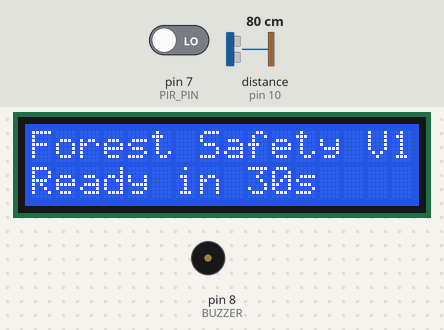
The sketch below on a simulated Arduino Uno, built with avr-gcc and run on an emulated ATmega328P. Shown: 16×2 character LCD, buzzer (waves = sounding, pin HIGH). The inputs (shaded band) are chosen by the test bench; at power-on: pin 7 (PIR_PIN) LOW, distance to the obstacle (sensor on pin 10) 80 cm. The echo pulse lasts 58.3 µs per cm; pins used as bus, display or sensor lines are not drawn; what the sketch prints to the serial monitor is not drawn.

Above: at 0.2 s.
At 7.3 s:
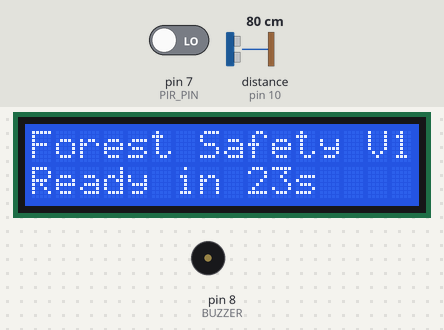
At 15.4 s:
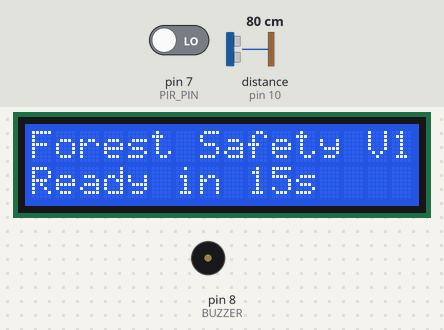
At 22.5 s:
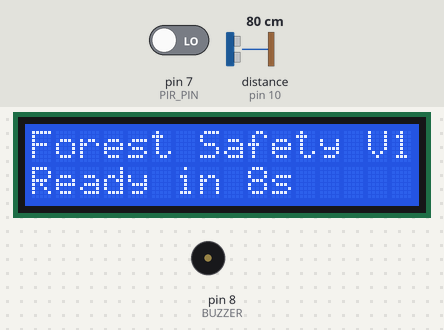
At 30.6 s:
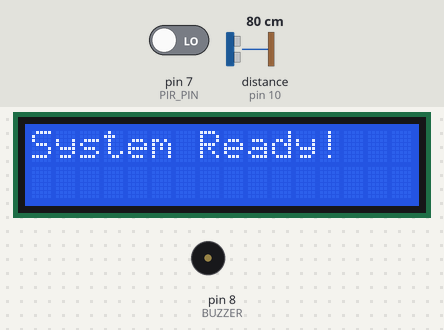
At 31.6 s:
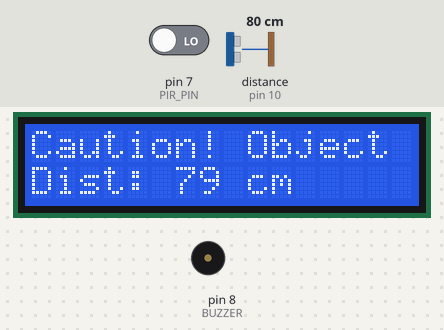

The sketch:

Forest_Road_Safety.ino
```cpp
// =============================================
// SMART FOREST ROAD SAFETY SYSTEM
// Components: PIR + Ultrasonic + LCD + Buzzer
// For complete beginners — fully commented
// =============================================

#include <Wire.h>               // Built-in: I2C protocol
#include <LiquidCrystal_I2C.h>  // Install: LCD I2C control

// LCD setup: address 0x27, 16 columns, 2 rows
// If LCD shows nothing, try 0x3F instead of 0x27
LiquidCrystal_I2C lcd(0x27, 16, 2);

// ---- Pin assignments ----
const int PIR_PIN  = 7;   // PIR motion/heat sensor output
const int TRIG_PIN = 9;   // HC-SR04 trigger (send pulse)
const int ECHO_PIN = 10;  // HC-SR04 echo (receive pulse)
const int BUZZER   = 8;   // Active buzzer

// ---- Detection settings ----
const float MIN_DIST    = 10.0;  // cm - too close = ignore
const float MAX_DIST    = 200.0; // cm - 2 meter detection range
const long  COOLDOWN_MS = 6000;  // ms - 6 sec between alerts
const int   WARMUP_SECS = 30;    // PIR needs 30s to stabilise

unsigned long lastAlertTime = 0; // Tracks last alert time

// ---- SETUP: runs once at start ----
void setup() {
  Serial.begin(9600); // USB serial to PC

  // Set pin modes
  pinMode(PIR_PIN,  INPUT);
  pinMode(TRIG_PIN, OUTPUT);
  pinMode(ECHO_PIN, INPUT);
  pinMode(BUZZER,   OUTPUT);
  digitalWrite(BUZZER, LOW); // Buzzer off at start

  // Start LCD
  Wire.begin();
  lcd.init();
  lcd.backlight(); // Turn on LCD light

  // Show warmup message on LCD
  lcd.setCursor(0, 0); // Column 0, Row 0
  lcd.print("Forest Safety V1");
  lcd.setCursor(0, 1); // Column 0, Row 1
  lcd.print("Warming up...   ");
  Serial.println("STATUS,Warming up PIR sensor...");

  // Wait for PIR to stabilise (counts down on LCD)
  for (int i = WARMUP_SECS; i > 0; i--) {
    lcd.setCursor(0, 1);
    lcd.print("Ready in ");
    lcd.print(i);
    lcd.print("s   ");
    delay(1000);
  }

  // Warmup done
  lcd.clear();
  lcd.setCursor(0, 0);
  lcd.print("System Ready!   ");
  delay(1000);
  Serial.println("STATUS,System Ready!");
}

// ---- FUNCTION: Measure distance in cm ----
float getDistance() {
  // Send 10-microsecond pulse
  digitalWrite(TRIG_PIN, LOW);
  delayMicroseconds(2);
  digitalWrite(TRIG_PIN, HIGH);
  delayMicroseconds(10);
  digitalWrite(TRIG_PIN, LOW);

  // Measure echo return time (timeout: 25ms)
  long duration = pulseIn(ECHO_PIN, HIGH, 25000);
  if (duration == 0) return 999.0; // No echo = nothing there

  // Distance formula: speed of sound = 0.0343 cm/microsecond
  // Divide by 2 because sound goes TO object and BACK
  return duration * 0.0343 / 2.0;
}

// ---- FUNCTION: Show ROAD CLEAR on LCD ----
void showClear() {
  lcd.setCursor(0, 0);
  lcd.print("  ROAD CLEAR    ");
  lcd.setCursor(0, 1);
  lcd.print("System Active   ");
}

// ---- FUNCTION: Show CAUTION state ----
void showCaution(float dist) {
  lcd.setCursor(0, 0);
  lcd.print("Caution! Object ");
  lcd.setCursor(0, 1);
  lcd.print("Dist: ");
  lcd.print((int)dist);
  lcd.print(" cm        "); // Spaces clear old text
}

// ---- FUNCTION: Show ALERT state + trigger camera ----
void showAlert(float dist) {
  // LCD alert message
  lcd.setCursor(0, 0);
  lcd.print("!ANIMAL ALERT!  ");
  lcd.setCursor(0, 1);
  lcd.print("Dist:");
  lcd.print((int)dist);
  lcd.print("cm PHOTO!");

  // Buzzer: 3 short beeps
  for (int i = 0; i < 3; i++) {
    digitalWrite(BUZZER, HIGH);
    delay(250);
    digitalWrite(BUZZER, LOW);
    delay(150);
  }

  // Send command to Python on PC
  // Python will capture photo and upload to ThingSpeak
  Serial.print("CAPTURE,");
  Serial.println(dist);
}

// ---- MAIN LOOP: runs forever ----
void loop() {
  int   pirValue = digitalRead(PIR_PIN); // HIGH = motion+heat
  float dist     = getDistance();         // Distance in cm

  // Debug: print to Serial Monitor
  Serial.print("PIR:");
  Serial.print(pirValue);
  Serial.print(" DIST:");
  Serial.println(dist, 1); // 1 decimal place

  if (pirValue == HIGH && dist >= MIN_DIST && dist <= MAX_DIST) {
    // BOTH sensors triggered: confirmed animal!
    unsigned long now = millis();
    if (now - lastAlertTime > COOLDOWN_MS) {
      showAlert(dist);
      lastAlertTime = now;
    }
    // Keep showing alert on LCD even during cooldown
    lcd.setCursor(0, 0);
    lcd.print("!ANIMAL ALERT!  ");

  } else if (dist >= MIN_DIST && dist <= MAX_DIST) {
    // Only ultrasonic triggered: something close but not warm
    showCaution(dist);
    digitalWrite(BUZZER, LOW);

  } else {
    // Nothing detected: all clear
    showClear();
    digitalWrite(BUZZER, LOW);
  }

  delay(300); // Check ~3 times per second
}
```

Measured:
- what the display in image 1 shows lasts 1.0 s, from 7.2 s to 8.2 s
